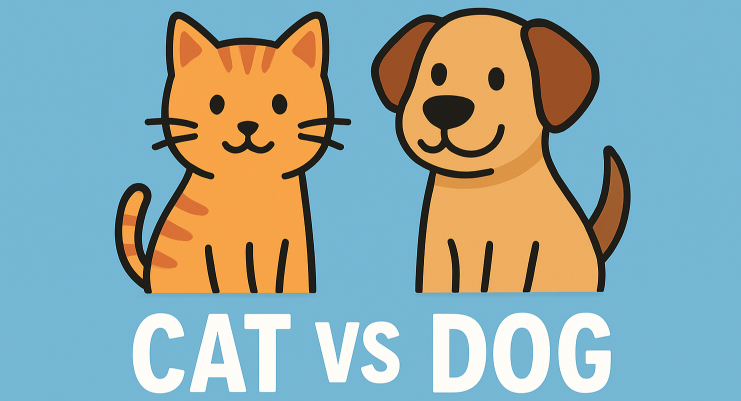
#> input picture img/cat_vs_dog.png, 1482 x 802 px (shown at 1/2 size)
$ python -i lbp.py   (imports and definitions only)
#> lines starting #> are read from the running program, lines starting #| are printed output that depends on the picture
#> further down, picture is the input picture: shape (802, 1482, 3); mean B, G, R 165.3, 168.1, 146.2
"""
LBP（Local Binary Pattern）纹理特征。

实现：
- compute_lbp_hist(image_bgr, P, R, method) -> L2 归一化直方图
- extract_lbp_from_path(image_path, ...) -> 1D np.ndarray
- batch_extract_lbp(image_paths, ...) -> 2D np.ndarray
"""

from pathlib import Path

import cv2
import numpy as np
from skimage.feature import local_binary_pattern


def _safe_l2_normalize(vector):
    norm = np.linalg.norm(vector) + 1e-12
    return vector / norm


def compute_lbp_hist(image_bgr, image_size=224, P=8, R=1, method="uniform", num_bins=None):
#> called with image_size = 224, P = 8, R = 1, method = 'uniform'
    img_gray = cv2.cvtColor(image_bgr, cv2.COLOR_BGR2GRAY)
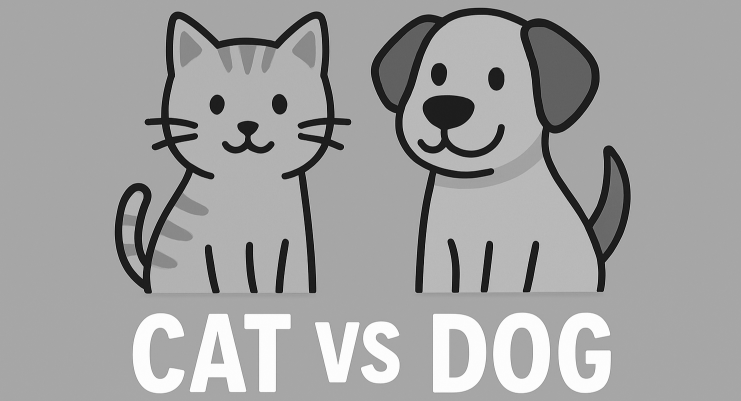
#> img_gray: shape (802, 1482) (shown at 1/2 size); min 0, max 255, mean 161.3
    img_gray = cv2.resize(img_gray, (image_size, image_size), interpolation=cv2.INTER_AREA)
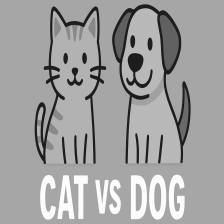
#> img_gray: shape (224, 224); min 25, max 253, mean 161.3
    lbp = local_binary_pattern(img_gray, P=P, R=R, method=method)
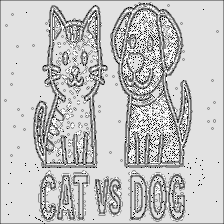
#> lbp: shape (224, 224) float64; min 0, max 9, mean 6.94; drawn with min black and max white
    if num_bins is None:
        num_bins = P + 2 if method == "uniform" else int(2 ** P)
    hist, _ = np.histogram(lbp.ravel(), bins=num_bins, range=(0, num_bins))
#> hist = [653, 996, 106, 1803, 3194, 5655, 752, 2308, 32607, 2102]
    hist = hist.astype(np.float32)
    hist = _safe_l2_normalize(hist)
#> in _safe_l2_normalize, `norm = np.linalg.norm(vector) + 1e-12`: norm = 33472.2
#> hist = [0.0195, 0.0298, 0.00317, 0.0539, 0.0954, 0.169, 0.0225, 0.069, 0.974, 0.0628]
    return hist


def extract_lbp_from_path(image_path, image_size=224, P=8, R=1, method="uniform", num_bins=None):
    image_path = Path(image_path)
    image_bgr = cv2.imread(str(image_path), cv2.IMREAD_COLOR)
    if image_bgr is None:
        raise FileNotFoundError(f"Failed to read image: {image_path}")
    return compute_lbp_hist(
        image_bgr,
        image_size=image_size,
        P=P,
        R=R,
        method=method,
        num_bins=num_bins,
    )


def batch_extract_lbp(image_paths, image_size=224, P=8, R=1, method="uniform", num_bins=None):
    features = []
    if num_bins is None:
        num_bins = P + 2 if method == "uniform" else int(2 ** P)
    for p in image_paths:
        try:
            feat = extract_lbp_from_path(
                p,
                image_size=image_size,
                P=P,
                R=R,
                method=method,
                num_bins=num_bins,
            )
            features.append(feat)
        except Exception:
            continue
    if not features:
        return np.zeros((0, num_bins), dtype=np.float32)
    return np.vstack(features).astype(np.float32)

>>> import cv2
>>> picture = cv2.imread('../../img/cat_vs_dog.png')
>>> result = compute_lbp_hist(picture)
#> result has the same summary as hist in compute_lbp_hist
